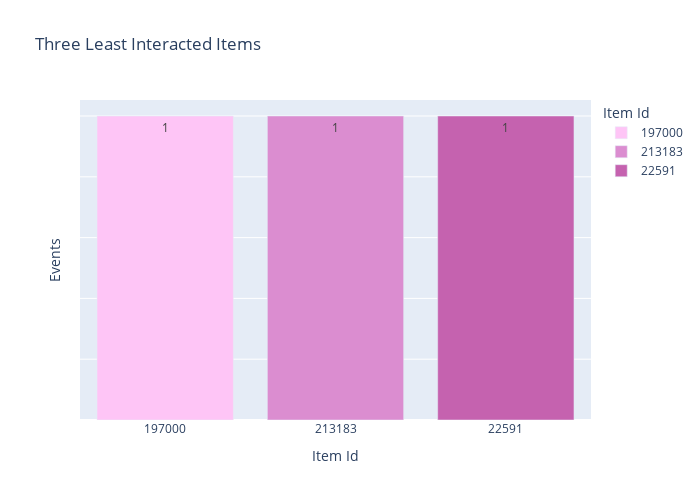

Notebook cell for this chart:
### Code cell
color_list = ["#FEC5F6", "#DB8DD0", "#C562AF"]

color_map = {str(item): color for item, color in zip(least_items["itemid"], color_list)}

fig = px.bar(least_items, 
    x = "itemid_str", 
    y ="event",
    title = "Three Least Interacted Items",
    text = "event",
    color = "itemid_str",
    color_discrete_map = color_map
    
)

fig.update_layout(
    legend_title_text = "Item Id",
    xaxis_title = "Item Id",
    yaxis_title="Events",
        xaxis = dict(
        tickmode = "array",
        tickvals = least_items["itemid_str"],
        ticktext = least_items["itemid_str"]
    ),
    yaxis = dict(
        showticklabels = False
    ),
    width = 700,
    height = 500
)
fig.show()

### Figure 1 — Plotly figure (JSON) as saved in the notebook; plotly's stock layout.template omitted (floating-point values rounded to 4 significant figures)
{"data": [{"hovertemplate": "itemid_str=%{x}<br>event=%{text}<extra></extra>", "legendgroup": "197000", "marker": {"color": "#FEC5F6", "pattern": {"shape": ""}}, "name": "197000", "orientation": "v", "showlegend": true, "text": [1.0], "textposition": "auto", "type": "bar", "x": ["197000"], "xaxis": "x", "y": [1], "yaxis": "y"}, {"hovertemplate": "itemid_str=%{x}<br>event=%{text}<extra></extra>", "legendgroup": "213183", "marker": {"color": "#DB8DD0", "pattern": {"shape": ""}}, "name": "213183", "orientation": "v", "showlegend": true, "text": [1.0], "textposition": "auto", "type": "bar", "x": ["213183"], "xaxis": "x", "y": [1], "yaxis": "y"}, {"hovertemplate": "itemid_str=%{x}<br>event=%{text}<extra></extra>", "legendgroup": "22591", "marker": {"color": "#C562AF", "pattern": {"shape": ""}}, "name": "22591", "orientation": "v", "showlegend": true, "text": [1.0], "textposition": "auto", "type": "bar", "x": ["22591"], "xaxis": "x", "y": [1], "yaxis": "y"}], "layout": {"barmode": "relative", "height": 500, "legend": {"title": {"text": "Item Id"}, "tracegroupgap": 0}, "title": {"text": "Three Least Interacted Items"}, "width": 700, "xaxis": {"anchor": "y", "categoryarray": ["197000", "213183", "22591"], "categoryorder": "array", "domain": [0, 1], "tickmode": "array", "ticktext": ["197000", "213183", "22591"], "tickvals": ["197000", "213183", "22591"], "title": {"text": "Item Id"}}, "yaxis": {"anchor": "x", "domain": [0, 1], "showticklabels": false, "title": {"text": "Events"}}}}
